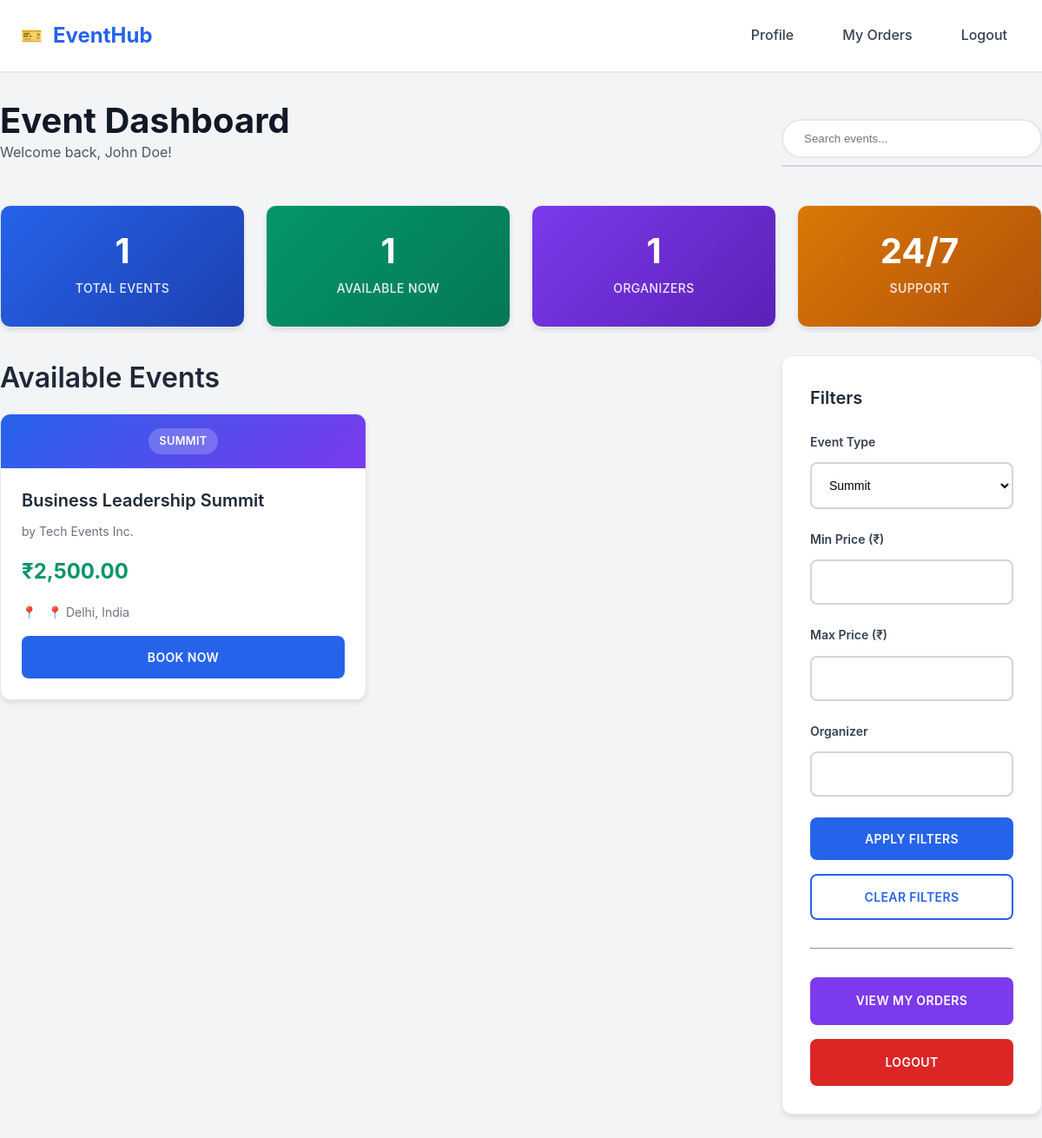
Page /user/dashboard.php?type=summit (signed in) on the committed database.
### tables this page shows
CREATE TABLE users (
                id INTEGER PRIMARY KEY AUTOINCREMENT,
                name TEXT NOT NULL,
                email TEXT UNIQUE NOT NULL,
                password TEXT NOT NULL,
                role TEXT NOT NULL DEFAULT 'user',
                created_at DATETIME DEFAULT CURRENT_TIMESTAMP
            );

CREATE TABLE events (
                id INTEGER PRIMARY KEY AUTOINCREMENT,
                organizer_id INTEGER NOT NULL,
                title TEXT NOT NULL,
                description TEXT,
                type TEXT NOT NULL,
                price REAL NOT NULL,
                location TEXT NOT NULL,
                created_at DATETIME DEFAULT CURRENT_TIMESTAMP,
                FOREIGN KEY (organizer_id) REFERENCES organizers (id)
            );

CREATE TABLE organizers (
                id INTEGER PRIMARY KEY AUTOINCREMENT,
                user_id INTEGER NOT NULL,
                name TEXT NOT NULL,
                bio TEXT,
                video_url TEXT,
                created_at DATETIME DEFAULT CURRENT_TIMESTAMP,
                FOREIGN KEY (user_id) REFERENCES users (id)
            );

### config/database.php (called while the page is built, shortened)
<?php
class Database {
    private $pdo;
    public function __construct() {
        try {
            $this->pdo = new PDO('sqlite:' . __DIR__ . '/../database.sqlite');
            $this->pdo->setAttribute(PDO::ATTR_ERRMODE, PDO::ERRMODE_EXCEPTION);
        } catch (PDOException $e) {
            die("Database connection failed: " . $e->getMessage());
        }
    }
    private function createTables() {
        $sql = [
            "CREATE TABLE IF NOT EXISTS users (
                id INTEGER PRIMARY KEY AUTOINCREMENT,
                name TEXT NOT NULL,
                email TEXT UNIQUE NOT NULL,
                password TEXT NOT NULL,
                role TEXT NOT NULL DEFAULT 'user',
                created_at DATETIME DEFAULT CURRENT_TIMESTAMP
            )",
            "CREATE TABLE IF NOT EXISTS organizers (
                id INTEGER PRIMARY KEY AUTOINCREMENT,
                user_id INTEGER NOT NULL,
                name TEXT NOT NULL,
                bio TEXT,
                video_url TEXT,
                created_at DATETIME DEFAULT CURRENT_TIMESTAMP,
                FOREIGN KEY (user_id) REFERENCES users (id)
            )",
            "CREATE TABLE IF NOT EXISTS events (
                id INTEGER PRIMARY KEY AUTOINCREMENT,
                organizer_id INTEGER NOT NULL,
                title TEXT NOT NULL,
                description TEXT,
                type TEXT NOT NULL,
                price REAL NOT NULL,
                location TEXT NOT NULL,
                created_at DATETIME DEFAULT CURRENT_TIMESTAMP,
                FOREIGN KEY (organizer_id) REFERENCES organizers (id)
            )",
            "CREATE TABLE IF NOT EXISTS orders (
                id INTEGER PRIMARY KEY AUTOINCREMENT,
                user_id INTEGER NOT NULL,
                event_id INTEGER NOT NULL,
                status TEXT NOT NULL DEFAULT 'pending',
                payment_status TEXT NOT NULL DEFAULT 'pending',
                organizer_confirmation TEXT NOT NULL DEFAULT 'pending',
                country TEXT,
                state TEXT,
                city TEXT,
                pin_code TEXT,
                address TEXT,
                payment_method TEXT,
                created_at DATETIME DEFAULT CURRENT_TIMESTAMP,
                FOREIGN KEY (user_id) REFERENCES users (id),
                FOREIGN KEY (event_id) REFERENCES events (id)
            )"
        ];
        foreach ($sql as $query) {
            $this->pdo->exec($query);
        }
    }
    public function query($sql, $params = []) {
        $stmt = $this->pdo->prepare($sql);
        $stmt->execute($params);
        return $stmt;
    }
    public function fetchAll($sql, $params = []) {
        $stmt = $this->query($sql, $params);
        return $stmt->fetchAll(PDO::FETCH_ASSOC);
    }
    public function fetch($sql, $params = []) {
        $stmt = $this->query($sql, $params);
        return $stmt->fetch(PDO::FETCH_ASSOC);
    }
}
?>

### config/auth.php (called while the page is built, shortened)
<?php
require_once __DIR__ . '/../config/database.php';
class Auth {
    private $db;
    public function __construct() {
        $this->db = new Database();
    }
    public function isLoggedIn() {
        return isset($_SESSION['user_id']);
    }
    public function getCurrentUser() {
        $sql = "SELECT * FROM users WHERE id = ?";
        return $this->db->fetch($sql, [$_SESSION['user_id']]);
    }
}
?>

### config/eventmanager.php (called while the page is built, shortened)
<?php
require_once __DIR__ . '/../config/database.php';
class EventManager {
    private $db;
    public function __construct() {
        $this->db = new Database();
    }
    public function getEvents($filters = []) {
        $sql = "SELECT e.*, o.name as organizer_name, o.bio as organizer_bio
                FROM events e
                JOIN organizers o ON e.organizer_id = o.id
                WHERE 1=1";
        $params = [];
        if (!empty($filters['type'])) {
            $sql .= " AND e.type = ?";
            $params[] = $filters['type'];
        }
        $sql .= " ORDER BY e.created_at DESC";
        return $this->db->fetchAll($sql, $params);
    }
}
?>

### user/dashboard.php (the view, shortened to what this page needs)
<?php
require_once __DIR__ . '/../config/auth.php';
require_once __DIR__ . '/../config/eventmanager.php';
$auth = new Auth();
$auth->requireLogin();
$auth->requireRole('user');
$eventManager = new EventManager();
$user = $auth->getCurrentUser();
$filters = [];
if (isset($_GET['type']) && !empty($_GET['type'])) {
    $filters['type'] = $_GET['type'];
}
$events = $eventManager->getEvents($filters);
$totalEvents = count($events);
$availableEvents = count(array_filter($events, function($event) {
    return $event['price'] > 0;
}));
$totalOrganizers = count(array_unique(array_column($events, 'organizer_id')));
?>
<!DOCTYPE html>
<html lang="en">
<head>
    <link rel="stylesheet" href="../assets/css/style.css">
</head>
<body>
    <div class="header">
        <div class="container">
            <div class="nav">
                <a href="dashboard.php" class="logo">EventHub</a>
                <div class="nav-links">
                    <a href="profile.php">Profile</a>
                    <a href="orders.php">My Orders</a>
                    <a href="../logout.php">Logout</a>
                </div>
            </div>
        </div>
    </div>
    <div class="container dashboard">
        <div class="dashboard-header">
            <div>
                <h1>Event Dashboard</h1>
                <p>Welcome back, <?php echo htmlspecialchars($user['name']); ?>!</p>
            </div>
            <div style="position: relative;">
                <input type="text" id="search-input" placeholder="Search events..." style="padding: 0.8rem 1.5rem; border: 2px solid #e5e7eb; border-radius: 25px; width: 300px;">
                <div id="search-results" class="search-results"></div>
            </div>
        </div>
        <div class="dashboard-stats">
            <div class="stat-card blue">
                <div class="stat-value"><?php echo $totalEvents; ?></div>
                <div class="stat-label">Total Events</div>
            </div>
            <div class="stat-card green">
                <div class="stat-value"><?php echo $availableEvents; ?></div>
                <div class="stat-label">Available Now</div>
            </div>
            <div class="stat-card purple">
                <div class="stat-value"><?php echo $totalOrganizers; ?></div>
                <div class="stat-label">Organizers</div>
            </div>
            <div class="stat-card orange">
                <div class="stat-value">24/7</div>
                <div class="stat-label">Support</div>
            </div>
        </div>
        <div style="display: grid; grid-template-columns: 1fr 300px; gap: 2rem;">
            <div>
                <h2>Available Events</h2>
                <div class="events-grid">
                    <?php if (empty($events)): ?>
                        <div class="card">
                            <p>No events found matching your criteria.</p>
                        </div>
                    <?php else: ?>
                        <?php foreach ($events as $event): ?>
                            <div class="event-card">
                                <div class="event-card-header">
                                    <span style="background: rgba(255,255,255,0.2); padding: 0.3rem 0.8rem; border-radius: 20px; font-size: 0.8rem; font-weight: 600;">
                                        <?php echo htmlspecialchars(strtoupper($event['type'])); ?>
                                    </span>
                                </div>
                                <div class="event-card-body">
                                    <h3><?php echo htmlspecialchars($event['title']); ?></h3>
                                    <div class="organizer">by <?php echo htmlspecialchars($event['organizer_name']); ?></div>
                                    <div class="price">₹<?php echo number_format($event['price'], 2); ?></div>
                                    <div class="location">📍 <?php echo htmlspecialchars($event['location']); ?></div>
                                    <button class="btn btn-primary book-event" data-event-id="<?php echo $event['id']; ?>" style="width: 100%;">Book Now</button>
                                </div>
                            </div>
                        <?php endforeach; ?>
                    <?php endif; ?>
                </div>
            </div>
            <div class="sidebar">
                <h3>Filters</h3>
                <form id="filter-form" method="GET" action="dashboard.php">
                    <div class="filter-group">
                        <label for="event-type">Event Type</label>
                        <select id="event-type" name="type">
                            <option value="summit" <?php echo isset($_GET['type']) && $_GET['type'] == 'summit' ? 'selected' : ''; ?>>Summit</option>
                        </select>
                    </div>
                    <div class="filter-group">
                        <label for="min-price">Min Price (₹)</label>
                        <input type="number" id="min-price" name="min_price" value="<?php echo isset($_GET['min_price']) ? $_GET['min_price'] : ''; ?>">
                    </div>
                    <div class="filter-group">
                        <label for="max-price">Max Price (₹)</label>
                        <input type="number" id="max-price" name="max_price" value="<?php echo isset($_GET['max_price']) ? $_GET['max_price'] : ''; ?>">
                    </div>
                    <div class="filter-group">
                        <label for="organizer">Organizer</label>
                        <input type="text" id="organizer" name="organizer" value="<?php echo isset($_GET['organizer']) ? $_GET['organizer'] : ''; ?>">
                    </div>
                    <button type="submit" class="btn btn-primary" style="width: 100%; margin-bottom: 1rem;">Apply Filters</button>
                    <button type="button" id="clear-filters" class="btn btn-outline" style="width: 100%;">Clear Filters</button>
                </form>
                <hr style="margin: 2rem 0;">
                <a href="orders.php" class="btn btn-secondary" style="width: 100%; margin-bottom: 1rem;">View My Orders</a>
                <a href="../logout.php" class="btn btn-danger" style="width: 100%;">Logout</a>
            </div>
        </div>
    </div>
</body>
</html>

### rows in the picture
users: name "John Doe"
events: price "1", type "SUMMIT", title "Business Leadership Summit", organizer.name "Tech Events Inc.", price "2,500.00", location "Delhi, India"

### other values in the picture
$totalEvents "1"
$totalOrganizers "1"
